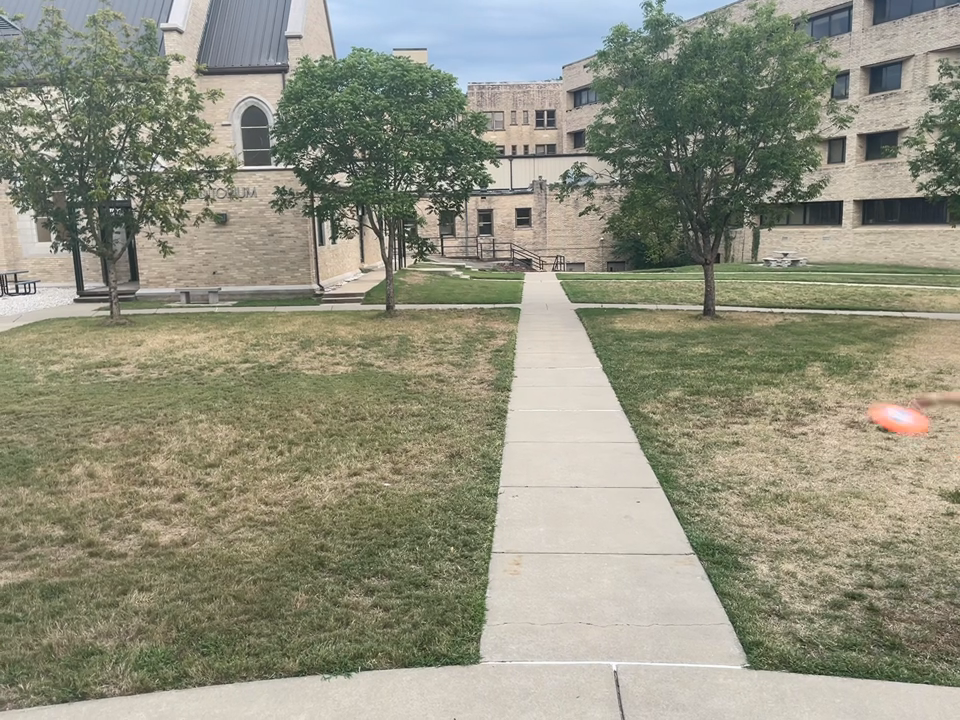
#> input picture frame 6 of Capstone/OFrisbeeV.mov, 960 x 720 px, given in place of LindenVid.mov, which was not available
$ python PrintValues.py
#> lines starting #> are read from the running program, lines starting #| are printed output that depends on the picture; after the words box and inside, x2 and y2 are one past the last pixel; in counts of white or black regions, pixels touching at a corner belong together; pictures that were not available may be replaced by others from this repository, and a replacement may not be noted
import cv2
import numpy as np
import matplotlib.pyplot as plt

# Open the video capture
cap = cv2.VideoCapture('LindenVid.mov', cv2.CAP_ANY)

frame_counter = 0

# Check if the video opened successfully
if not cap.isOpened():
    print("Error: Could not open video.")
    exit()

# Define the lower and upper bounds of the orange color in the HSV color space
lower_orange = np.array([0, 80, 80])  # Lower bound of orange in HSV
upper_orange = np.array([30, 255, 255])  # Upper bound of orange in HSV

# Create a kernel for dilation (adjust the size if needed)
kernel = np.ones((6, 6), np.uint8)

# Initialize an empty list to store the total number of orange pixels in each frame
orange_pixel_counts = []

# Open a text file for writing pixel data
file_path = 'pixel_data.txt'
with open(file_path, 'w') as file:
    while True:
        # Read a frame from the video
        ret, frame = cap.read()
#> frame is the input picture: shape (720, 960, 3); mean B, G, R 126.9, 144.8, 145.3

        # If the video has ended, break the loop
        if not ret:
            break

        # Convert the frame from BGR to HSV color space
        hsv_frame = cv2.cvtColor(frame, cv2.COLOR_BGR2HSV)
#> hsv_frame: shape (720, 960, 3); mean H, S, V 35.4, 47.8, 150.6

        # Create a mask to isolate the orange regions in the frame
        mask = cv2.inRange(hsv_frame, lower_orange, upper_orange)
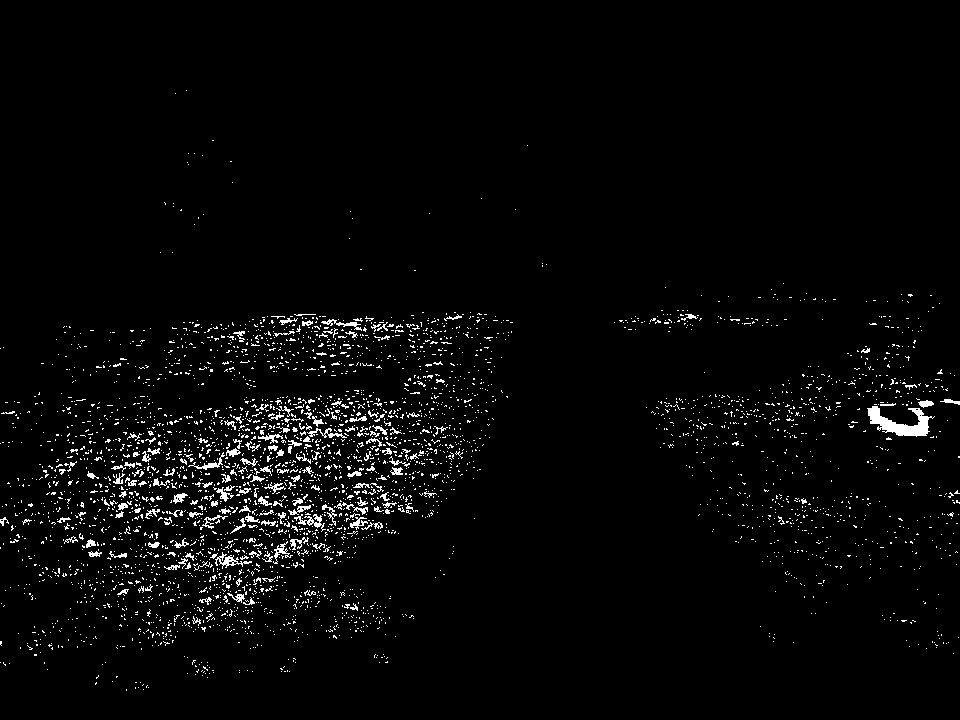
#> mask: shape (720, 960); 2.8% white in thin lines or dots, all inside (x1, y1, x2, y2) = (0, 90, 960, 691)

        # Apply a morphological operation (dilation) to the mask to connect neighboring orange pixels
        eroded_mask = cv2.erode(mask, kernel, iterations=1)
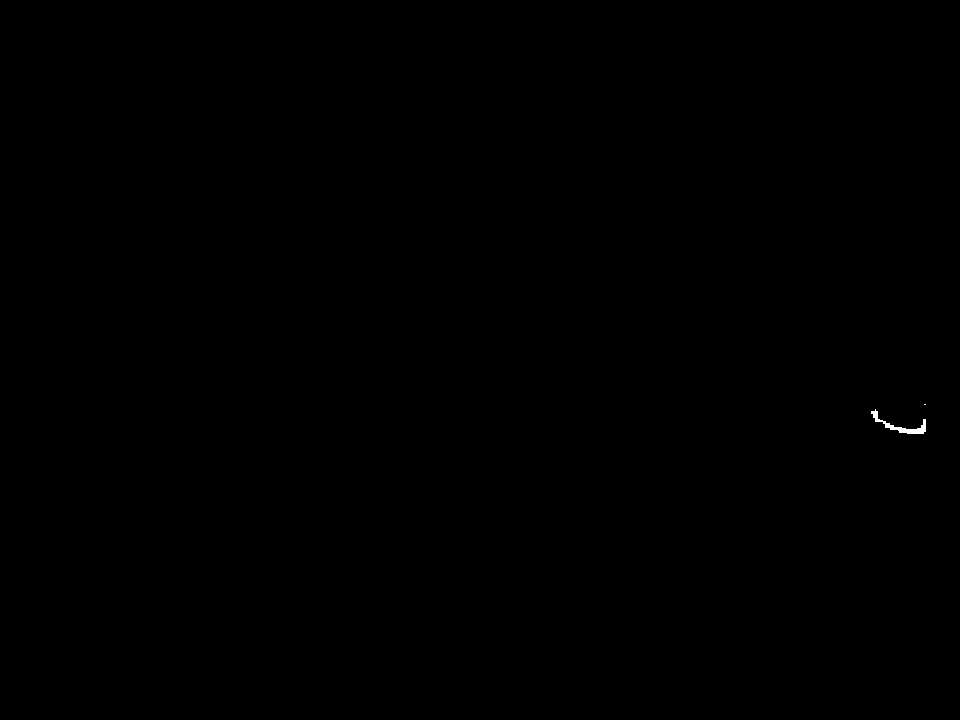
#> eroded_mask: shape (720, 960); 0.05% white; 2 white regions (1 under 20 px), largest, box (x1, y1, x2, y2) and area: (871, 409, 926, 434) 311

        # Count the total number of orange pixels in the frame
        orange_pixel_count = np.sum(eroded_mask)
#> orange_pixel_count = 79815

        # Append the total number of orange pixels to the list
        orange_pixel_counts.append(orange_pixel_count)

        frame_counter += 1  # Increment the frame counter

        # Display the frame with the orange highlighted regions
        cv2.imshow('Orange Highlighted', cv2.bitwise_and(frame, frame, mask=eroded_mask))

        # Write the pixel values for the current frame to the file
        file.write(f"Frame {frame_counter} Pixel Data:\n")
        for row in frame:
            file.write(str(row) + '\n')

        # Exit the loop if the 'q' key is pressed
        if cv2.waitKey(10) & 0xFF == ord('q'):
#> (key q is pressed here)
            break

# Release the video capture
cap.release()
cv2.destroyAllWindows()

# Rest of the code for processing and plotting...


# Smooth the data using a moving average filter
smoothed_counts = np.convolve(orange_pixel_counts, np.ones(5) / 5, mode='valid')
#> smoothed_counts = [15963, 15963, 15963, 15963, 15963]

# Compute FFT of the smoothed data
fft_data_smoothed = np.fft.fft(smoothed_counts)
magnitude_spectrum_smoothed = np.abs(fft_data_smoothed)
#> magnitude_spectrum_smoothed = [79815, 3.64e-12, 1.82e-12, 1.82e-12, 3.64e-12]

# Plot the total number of orange pixels over frame number
plt.figure(figsize=(10, 8))

# Plot non-smoothed total number of orange pixels
plt.subplot(3, 1, 1)
plt.plot(np.arange(1, len(orange_pixel_counts) + 1), orange_pixel_counts)
plt.xlabel('Frame Number')
plt.ylabel('Total Orange Pixels')
plt.title('Total Orange Pixels in Video')
plt.grid(True)

# Plot smoothed total number of orange pixels
plt.subplot(3, 1, 2)
plt.plot(np.arange(1, len(smoothed_counts) + 1), smoothed_counts)
plt.xlabel('Frame Number')
plt.ylabel('Total Orange Pixels (Smoothed)')
plt.title('Smoothed Total Orange Pixels in Video')
plt.grid(True)

# Plot FFT of smoothed total number of orange pixels
plt.subplot(3, 1, 3)
plt.plot(np.arange(len(magnitude_spectrum_smoothed)), magnitude_spectrum_smoothed)
plt.xlabel('Frequency')
plt.ylabel('Magnitude')
plt.title('FFT of Smoothed Total Orange Pixels')
plt.grid(True)

plt.tight_layout()
plt.show()
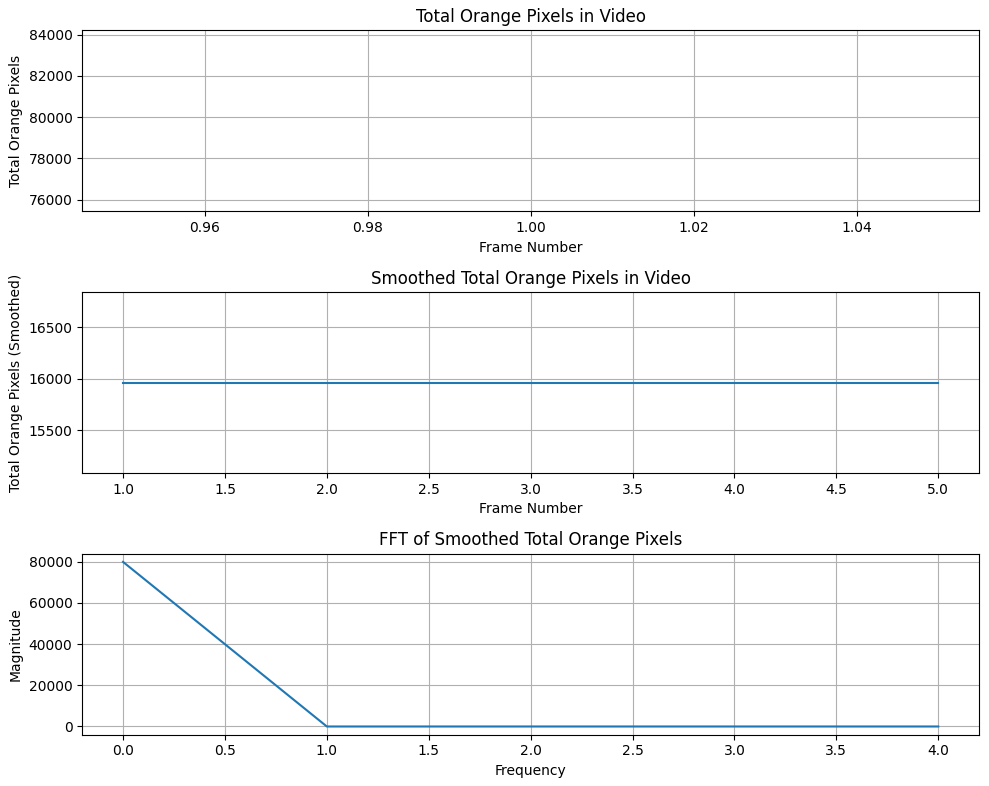
#> figure drawn by matplotlib, 3 panels

$ run again, starting later in the video
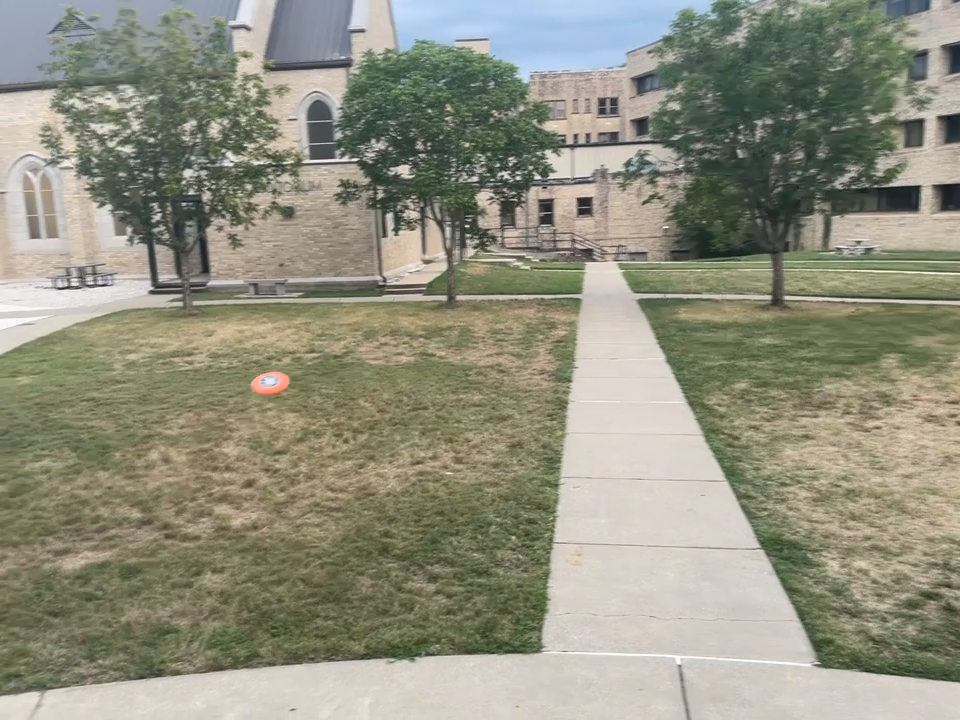
#> input picture frame 30 of Capstone/OFrisbeeV.mov, 960 x 720 px, given in place of LindenVid.mov, which was not available
#> frame is the input picture: shape (720, 960, 3); mean B, G, R 127.2, 144.6, 145.2
#> hsv_frame: shape (720, 960, 3); mean H, S, V 34.6, 46.9, 150.2
#> `mask = cv2.inRange(hsv_frame, lower_orange, upper_orange)`:
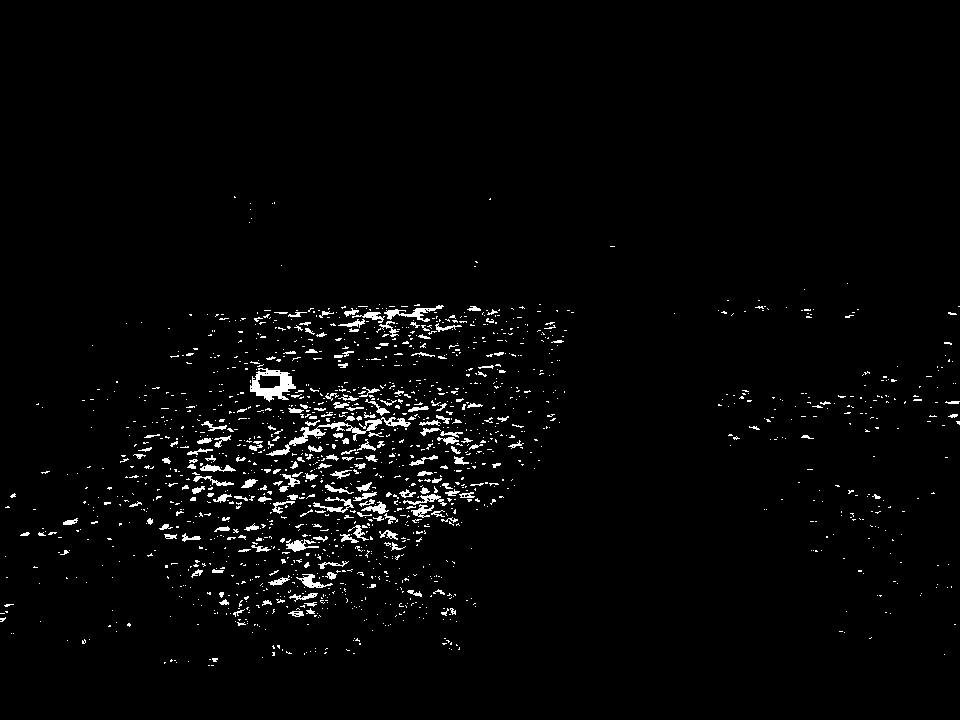
#> mask: shape (720, 960); 2.4% white in thin lines or dots, all inside (x1, y1, x2, y2) = (0, 196, 960, 666)
#> eroded_mask: shape (720, 960); 0.03% white; 10 white regions (9 under 20 px), largest, box (x1, y1, x2, y2) and area: (259, 375, 290, 398) 134
#> orange_pixel_count = 47685
#> smoothed_counts = [9537, 9537, 9537, 9537, 9537]
#> magnitude_spectrum_smoothed = [47685, 0, 0, 0, 0]
#> `plt.show()`:
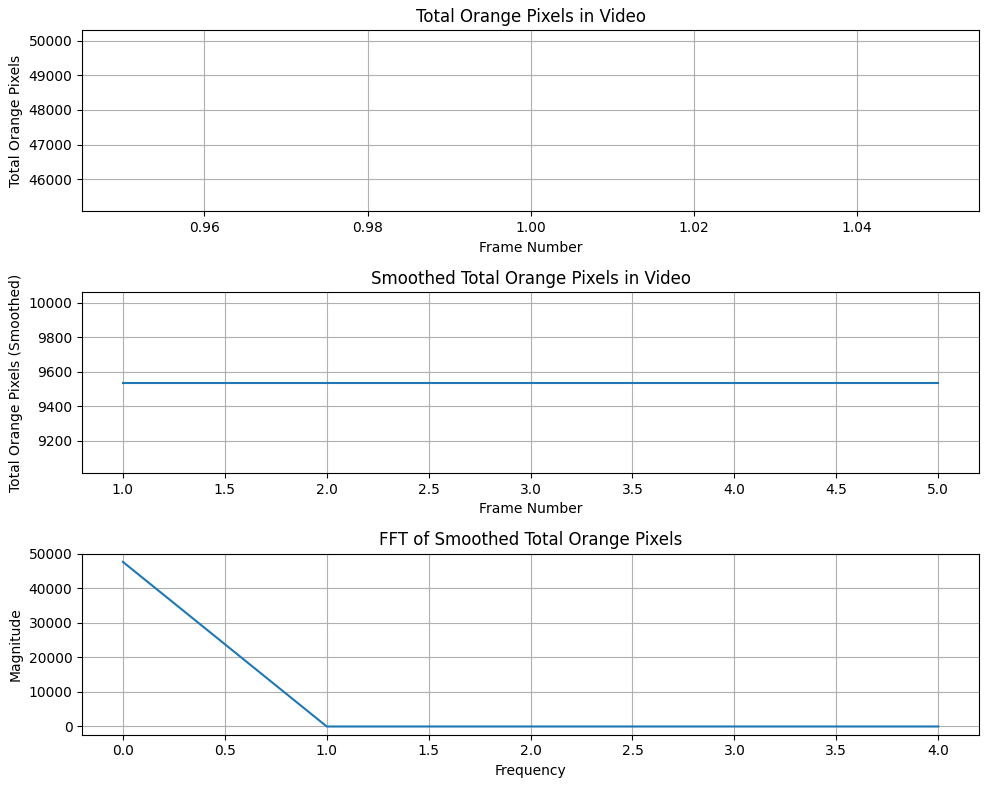
#> figure drawn by matplotlib, 3 panels

$ run again, starting later in the video
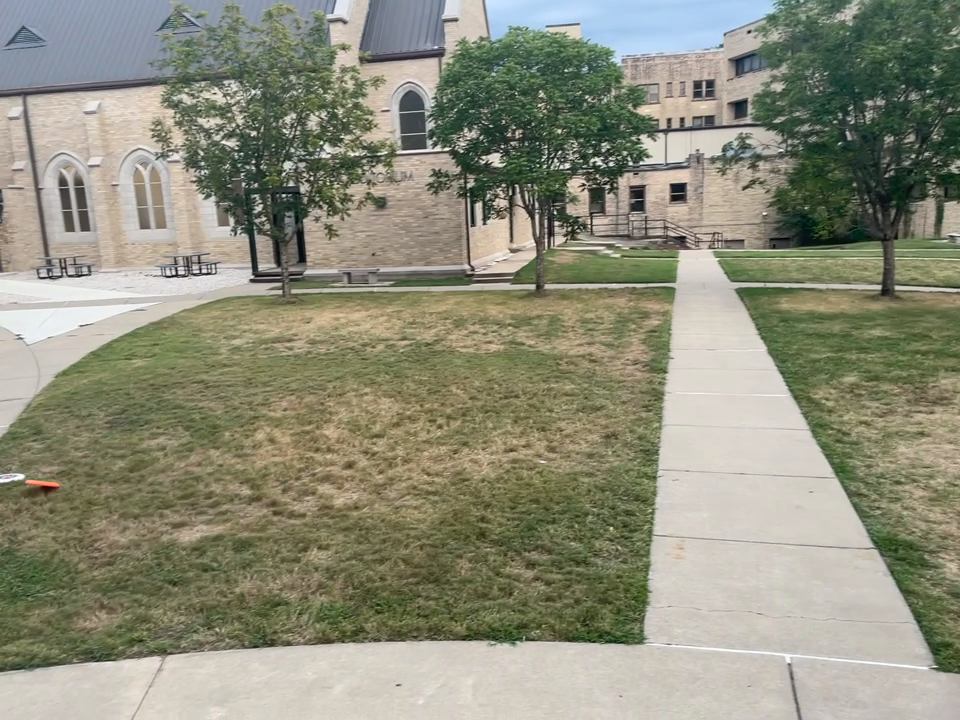
#> input picture frame 53 of Capstone/OFrisbeeV.mov, 960 x 720 px, given in place of LindenVid.mov, which was not available
#> frame is the input picture: shape (720, 960, 3); mean B, G, R 123, 141.9, 141.7
#> hsv_frame: shape (720, 960, 3); mean H, S, V 35, 54.2, 147.4
#> `mask = cv2.inRange(hsv_frame, lower_orange, upper_orange)`:
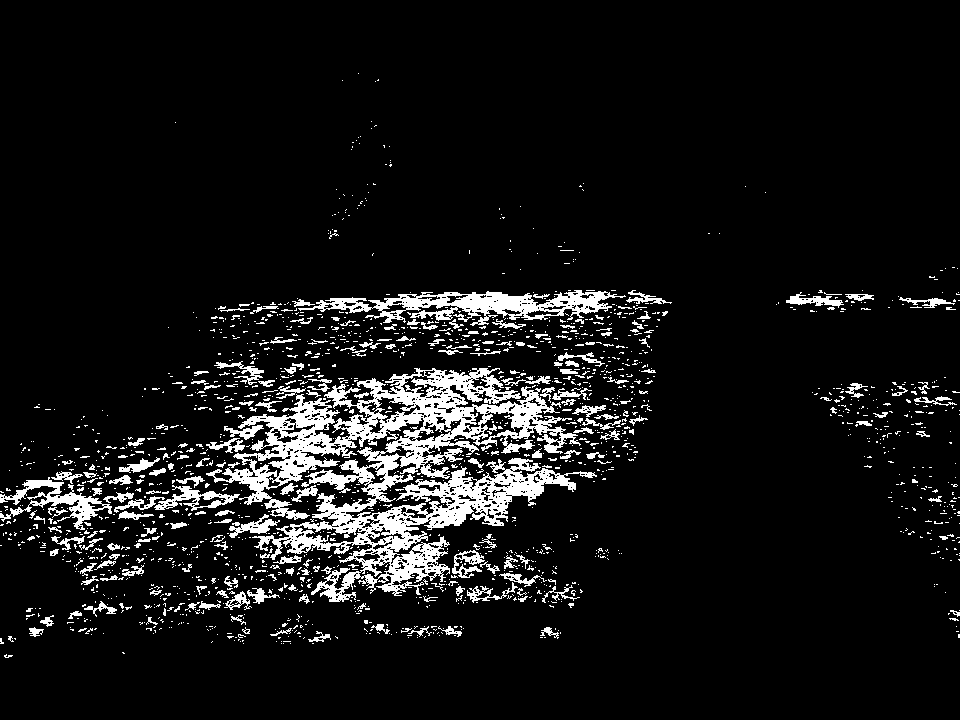
#> mask: shape (720, 960); 8.4% white; 1842 white regions (1619 under 20 px), largest, box (x1, y1, x2, y2) and area: (206, 368, 597, 602) 29661, (298, 290, 626, 326) 4555, (0, 477, 112, 530) 1656
#> eroded_mask: shape (720, 960); 0.29% white; 145 white regions (118 under 20 px), largest, box (x1, y1, x2, y2) and area: (495, 295, 518, 310) 201, (458, 297, 492, 311) 165, (387, 522, 404, 532) 82
#> orange_pixel_count = 509235
#> smoothed_counts = [101847, 101847, 101847, 101847, 101847]
#> magnitude_spectrum_smoothed = [509235, 0, 1.46e-11, 1.46e-11, 0]
#> `plt.show()`:
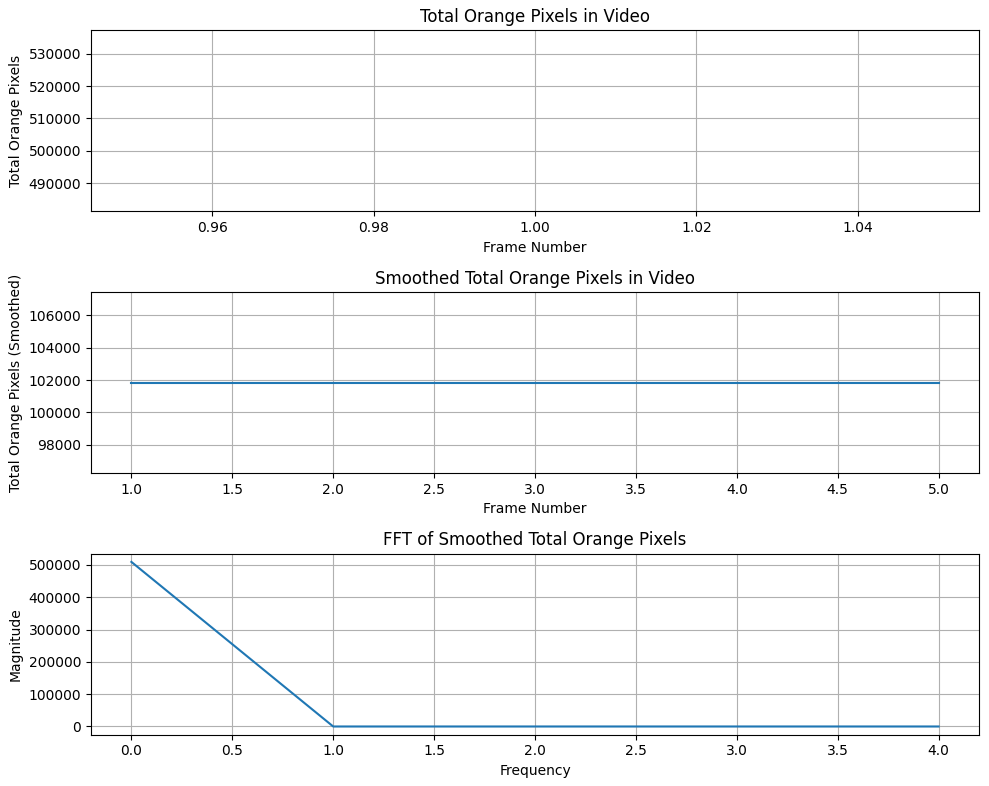
#> figure drawn by matplotlib, 3 panels
